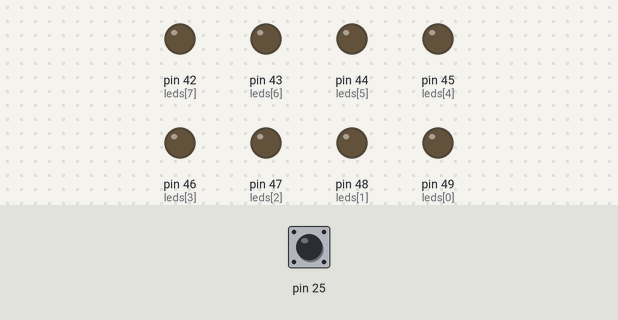
The sketch below on a simulated Arduino Mega 2560, built with avr-gcc and run on an emulated ATmega2560. On the bench: output pins drawn as LEDs (lit = HIGH). The inputs (shaded band) are chosen by the test bench; at power-on: pin 25 HIGH.

Above: at 1.2 s.
1.3 s: pin 25 pulled LOW for 0.15 s
At 2.0 s:
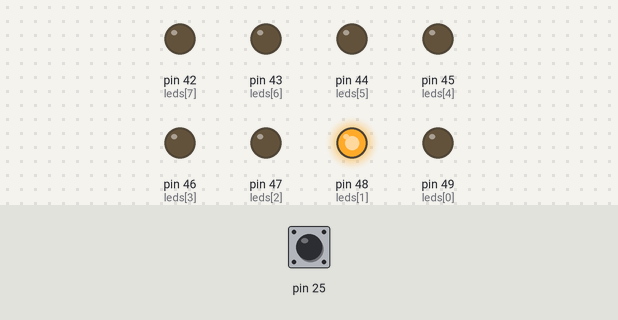
Timing chart, 0 to 4.3 s (numbered marks = the images above; inputs shaded):
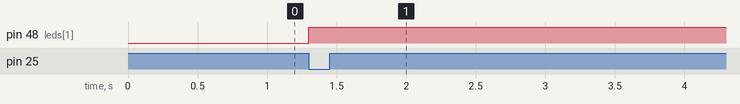

The sketch:

laba1.ino
```cpp
int leds[8] = {49, 48, 47, 46, 45, 44, 43, 42};
void setup() {
  pinMode (25, INPUT);
  digitalWrite(25, HIGH);
  pinMode (27, INPUT);
  digitalWrite(27, HIGH);
  pinMode (leds[0], OUTPUT);
  pinMode (leds[1], OUTPUT);
  pinMode (leds[2], OUTPUT);
  pinMode (leds[3], OUTPUT);
  pinMode (leds[4], OUTPUT);
  pinMode (leds[5], OUTPUT);
  pinMode (leds[6], OUTPUT);
  pinMode (leds[7], OUTPUT);
}
void loop() {
  if (digitalRead (25) == LOW) {
    digitalWrite (leds[1], HIGH);
  }
}
void algo1() {
  int j = 0;
  if (j < 1) {
    digitalWrite (leds[0], HIGH);
    delay (1000);
    digitalWrite (leds[0], LOW);
    delay (50);
    digitalWrite (leds[2], HIGH);
    delay (1000);
    digitalWrite (leds[2], LOW);
    delay (50);
    digitalWrite (leds[4], HIGH);
    delay (1000);
    digitalWrite (leds[4], LOW);
    delay (50);
    digitalWrite (leds[6], HIGH);
    delay (1000);
    digitalWrite (leds[6], LOW);
    delay (50);
    digitalWrite (leds[1], HIGH);
    delay (1000);
    digitalWrite (leds[1], LOW);
    delay (50);
    digitalWrite (leds[3], HIGH);
    delay (1000);
    digitalWrite (leds[3], LOW);
    delay (50);
    digitalWrite (leds[5], HIGH);
    delay (1000);
    digitalWrite (leds[5], LOW);
    delay (50);
    digitalWrite (leds[7], HIGH);
    delay (1000);
    digitalWrite (leds[7], LOW);
    delay (50);
    j++;
  }
}
```

Measured:
- after the input at 1.3 s, pin 48 (leds[1]): LOW → HIGH at once
